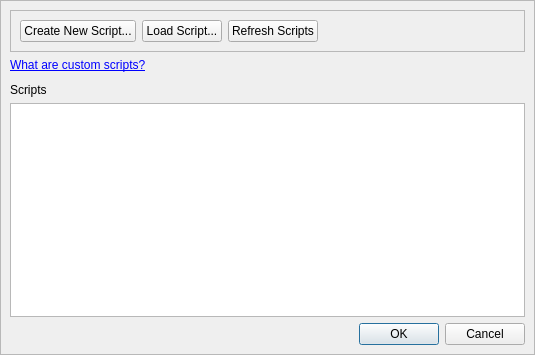
<?xml version="1.0" encoding="UTF-8"?>
<ui version="4.0">
 <class>CustomScriptsEditor</class>
 <widget class="QMainWindow" name="CustomScriptsEditor">
  <property name="geometry">
   <rect>
    <x>0</x>
    <y>0</y>
    <width>535</width>
    <height>355</height>
   </rect>
  </property>
  <property name="windowTitle">
   <string>Custom Scripts Editor</string>
  </property>
  <widget class="QWidget" name="centralwidget">
   <layout class="QVBoxLayout" name="verticalLayout">
    <property name="spacing">
     <number>0</number>
    </property>
    <property name="leftMargin">
     <number>0</number>
    </property>
    <property name="topMargin">
     <number>0</number>
    </property>
    <property name="rightMargin">
     <number>0</number>
    </property>
    <property name="bottomMargin">
     <number>0</number>
    </property>
    <item>
     <widget class="QFrame" name="window">
      <property name="frameShape">
       <enum>QFrame::StyledPanel</enum>
      </property>
      <property name="frameShadow">
       <enum>QFrame::Raised</enum>
      </property>
      <layout class="QVBoxLayout" name="verticalLayout_2">
       <item>
        <widget class="QFrame" name="header">
         <property name="frameShape">
          <enum>QFrame::StyledPanel</enum>
         </property>
         <property name="frameShadow">
          <enum>QFrame::Raised</enum>
         </property>
         <layout class="QHBoxLayout" name="horizontalLayout">
          <item>
           <widget class="QPushButton" name="button_CreateNewScript">
            <property name="toolTip">
             <string>Create a new Porymap script file with a default template</string>
            </property>
            <property name="text">
             <string>Create New Script...</string>
            </property>
            <property name="icon">
             <iconset resource="../resources/images.qrc">
              <normaloff>:/icons/file_add.ico</normaloff>:/icons/file_add.ico</iconset>
            </property>
           </widget>
          </item>
          <item>
           <widget class="QPushButton" name="button_LoadScript">
            <property name="toolTip">
             <string>Add an existing script file to the list below</string>
            </property>
            <property name="text">
             <string>Load Script...</string>
            </property>
            <property name="icon">
             <iconset resource="../resources/images.qrc">
              <normaloff>:/icons/file_put.ico</normaloff>:/icons/file_put.ico</iconset>
            </property>
           </widget>
          </item>
          <item>
           <widget class="QPushButton" name="button_RefreshScripts">
            <property name="toolTip">
             <string>Refresh all loaded scripts to account for any recent edits</string>
            </property>
            <property name="text">
             <string>Refresh Scripts</string>
            </property>
            <property name="icon">
             <iconset resource="../resources/images.qrc">
              <normaloff>:/icons/refresh.ico</normaloff>:/icons/refresh.ico</iconset>
            </property>
           </widget>
          </item>
          <item>
           <spacer name="horizontalSpacer_header">
            <property name="orientation">
             <enum>Qt::Horizontal</enum>
            </property>
            <property name="sizeHint" stdset="0">
             <size>
              <width>40</width>
              <height>20</height>
             </size>
            </property>
           </spacer>
          </item>
         </layout>
        </widget>
       </item>
       <item>
        <widget class="QLabel" name="label_Manual">
         <property name="text">
          <string>&lt;html&gt;&lt;head/&gt;&lt;body&gt;&lt;p&gt;&lt;a href=&quot;https://huderlem.github.io/porymap/manual/scripting-capabilities.html&quot;&gt;&lt;span style=&quot; text-decoration: underline;&quot;&gt;What are custom scripts?&lt;/span&gt;&lt;/a&gt;&lt;/p&gt;&lt;/body&gt;&lt;/html&gt;</string>
         </property>
         <property name="openExternalLinks">
          <bool>true</bool>
         </property>
        </widget>
       </item>
       <item>
        <spacer name="verticalSpacer">
         <property name="orientation">
          <enum>Qt::Vertical</enum>
         </property>
         <property name="sizeType">
          <enum>QSizePolicy::Minimum</enum>
         </property>
         <property name="sizeHint" stdset="0">
          <size>
           <width>20</width>
           <height>5</height>
          </size>
         </property>
        </spacer>
       </item>
       <item>
        <widget class="QLabel" name="label_ListHeader">
         <property name="text">
          <string>Scripts</string>
         </property>
        </widget>
       </item>
       <item>
        <widget class="QListWidget" name="list">
         <property name="editTriggers">
          <set>QAbstractItemView::NoEditTriggers</set>
         </property>
         <property name="showDropIndicator" stdset="0">
          <bool>false</bool>
         </property>
         <property name="dragDropMode">
          <enum>QAbstractItemView::DragOnly</enum>
         </property>
         <property name="defaultDropAction">
          <enum>Qt::IgnoreAction</enum>
         </property>
         <property name="selectionMode">
          <enum>QAbstractItemView::ExtendedSelection</enum>
         </property>
         <property name="textElideMode">
          <enum>Qt::ElideLeft</enum>
         </property>
         <property name="movement">
          <enum>QListView::Free</enum>
         </property>
        </widget>
       </item>
       <item>
        <widget class="QDialogButtonBox" name="buttonBox">
         <property name="standardButtons">
          <set>QDialogButtonBox::Cancel|QDialogButtonBox::Ok</set>
         </property>
        </widget>
       </item>
      </layout>
     </widget>
    </item>
   </layout>
  </widget>
 </widget>
 <resources>
  <include location="../resources/images.qrc"/>
 </resources>
 <connections/>
</ui>
